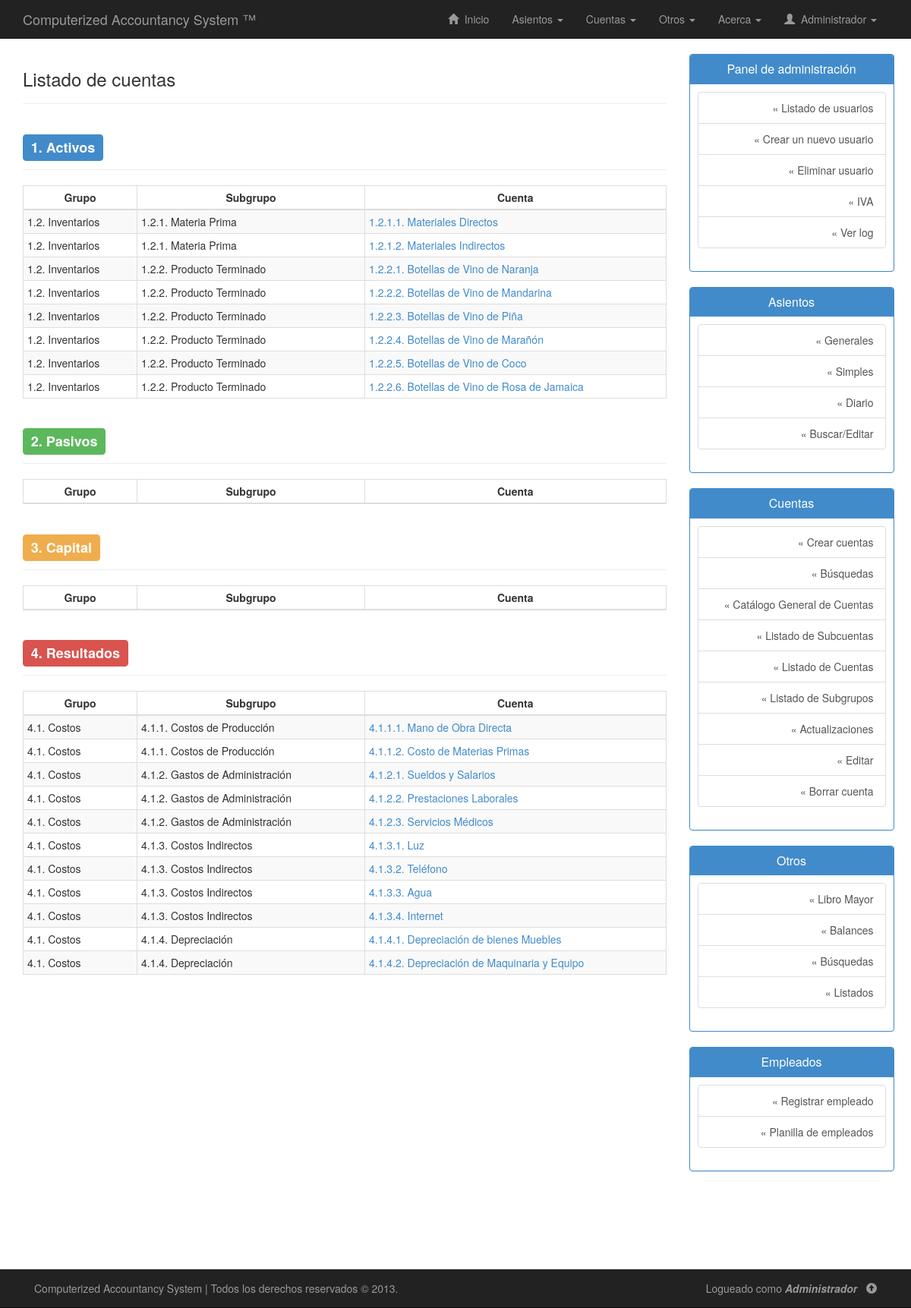
Before: /php/listar-cuentas.php (signed in) with the older database file.
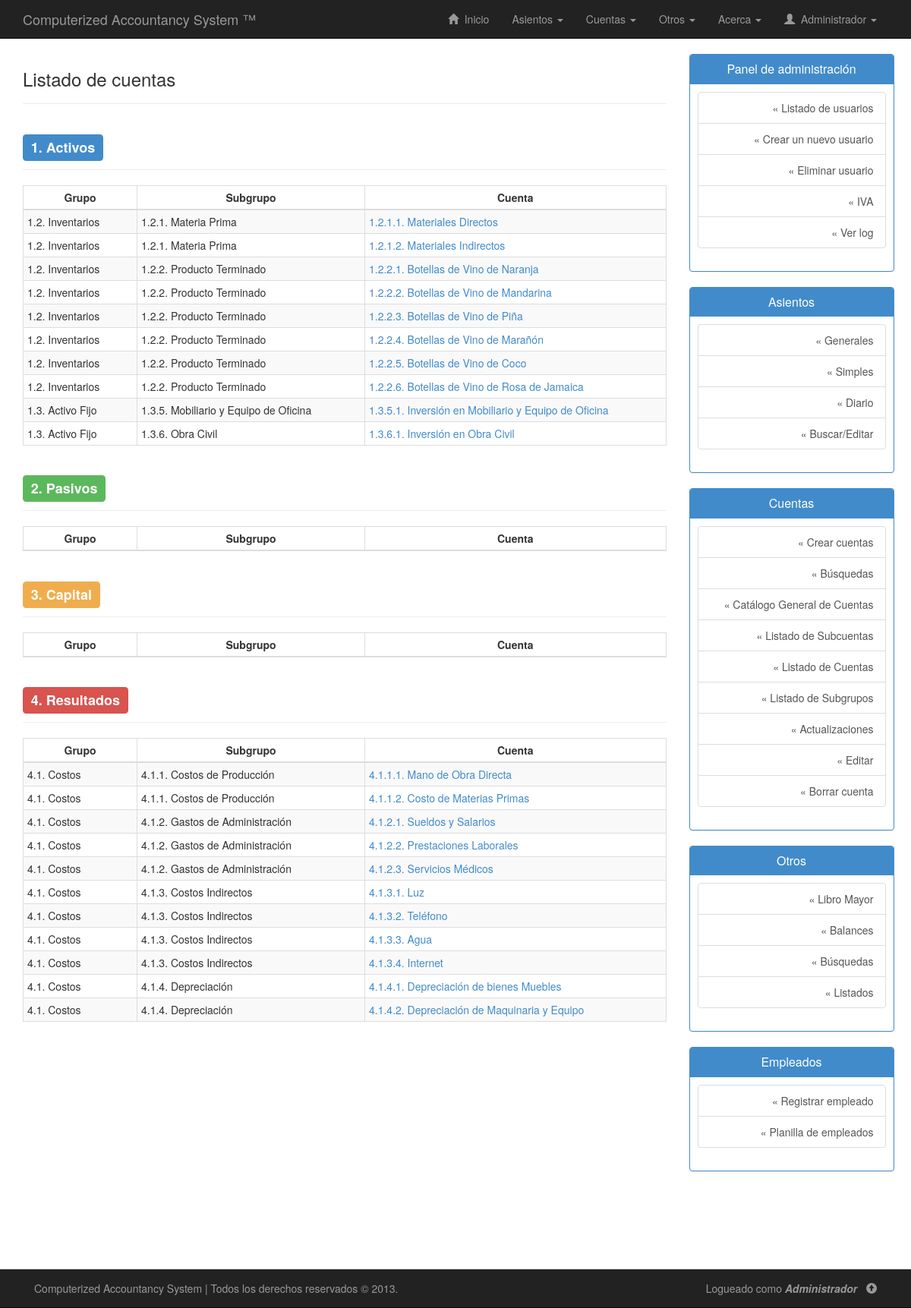
After: the same page with the newer database file.
### tables this page shows
CREATE TABLE IF NOT EXISTS `cuentas` (
  `codigo_cuenta` varchar(20) NOT NULL,
  `subgrupo` varchar(20) DEFAULT NULL,
  `nombre_cuenta` varchar(50) NOT NULL,
  `tiene_subcuenta` enum('Si','No') NOT NULL,
  `descripcion_cuenta` varchar(255) DEFAULT NULL,
  `saldo_debe` double NOT NULL,
  `saldo_haber` double NOT NULL,
  PRIMARY KEY (`codigo_cuenta`),
  KEY `subgrupo` (`subgrupo`)
);

### php/listar-cuentas.php (the view, shortened to what the changed rows need)
<!DOCTYPE html>
<html lang="es">
<head>
	<link rel="stylesheet" type="text/css" href="../css/bootstrap.min.css"/>
	<link rel="stylesheet" type="text/css" href="../css/estilos.css"/>
</head>
<body>
	<div class="container" id="contenido">
		<div class="row row-offcanvas row-offcanvas-right">
			<div class="col-xs-12 col-sm-9">
        		<div class="row">
        			<div class="col-lg-12">
        				<?php
        					$consulta = "SELECT d.codigo_cuenta as id,
        								CONCAT_WS('. ', b.`codigo_grupo`, b.`nombre_grupo`) AS Grupo,
        								CONCAT_WS('. ', c.`codigo_subgrupo`, c.`nombre_subgrupo`) AS Subgrupo,
        								CONCAT_WS('. ', d.`codigo_cuenta`, d.`nombre_cuenta`) AS Cuenta
        								FROM
        								clasificaciones a,
        								grupos b,
        								subgrupos c,
        								cuentas d
        								WHERE
        								d.`subgrupo`=c.`codigo_subgrupo` AND
        								c.`grupo`=b.`codigo_grupo` AND
        								b.`clasificacion`=a.`codigo_clasificacion` AND
        								a.`codigo_clasificacion`=1";
        					$ejecutar_consulta = $conexion->query($consulta);
        					echo "<div>";
							echo "<table class='table table-hover table-bordered table-striped  table-condensed table-responsive text-left'>";
                            echo "<thead>";
                            echo "<tr>";
                            echo "<th width='150px' class='text-center'>Grupo</th>";
                            echo "<th width='300px' class='text-center'>Subgrupo</th>";
                            echo "<th class='text-center'>Cuenta</th>";
                            echo "</tr>";
                            echo "</thead>";
                            echo "<tbody>";
                            while($registro = $ejecutar_consulta->fetch_assoc()){
                                $codigo_cuenta = $registro["id"];
                                echo "<tr>";
                                echo "<td>".utf8_encode($registro["Grupo"])."</td>";
                                echo "<td>".utf8_encode($registro["Subgrupo"])."</td>";
                                echo "<td><a href='detalle-cuenta.php?cuenta=$codigo_cuenta'>".utf8_encode($registro["Cuenta"])."</a></td>";
                                echo "</tr>";
                            }
                            echo "</tbody>";
                            echo "</table>";
                            echo "</div>";
        				?>
        			</div>
        		</div>
        		<div class="row">
                    <div class="col-lg-12">
                        <?php
                            echo "<div>";
                            echo "<table class='table table-hover table-bordered table-striped  table-condensed table-responsive text-left'>";
                            echo "<thead>";
                            echo "<tr>";
                            echo "<th width='150px' class='text-center'>Grupo</th>";
                            echo "<th width='300px' class='text-center'>Subgrupo</th>";
                            echo "<th class='text-center'>Cuenta</th>";
                            echo "</tr>";
                            echo "</thead>";
                            echo "</table>";
                            echo "</div>";
                        ?>
                    </div>
                </div>
        		<div class="row">
                    <div class="col-lg-12">
                        <?php
                            echo "<div>";
                            echo "<table class='table table-hover table-bordered table-striped  table-condensed table-responsive text-left'>";
                            echo "<thead>";
                            echo "<tr>";
                            echo "<th width='150px' class='text-center'>Grupo</th>";
                            echo "<th width='300px' class='text-center'>Subgrupo</th>";
                            echo "<th class='text-center'>Cuenta</th>";
                            echo "</tr>";
                            echo "</thead>";
                            echo "</table>";
                            echo "</div>";
                        ?>
                    </div>
                </div>
        		<div class="row">
                    <div class="col-lg-12">
                        <?php
                            $consulta = "SELECT d.codigo_cuenta as id,
                                        CONCAT_WS('. ', b.`codigo_grupo`, b.`nombre_grupo`) AS Grupo,
                                        CONCAT_WS('. ', c.`codigo_subgrupo`, c.`nombre_subgrupo`) AS Subgrupo,
                                        CONCAT_WS('. ', d.`codigo_cuenta`, d.`nombre_cuenta`) AS Cuenta
                                        FROM
                                        clasificaciones a,
                                        grupos b,
                                        subgrupos c,
                                        cuentas d
                                        WHERE
                                        d.`subgrupo`=c.`codigo_subgrupo` AND
                                        c.`grupo`=b.`codigo_grupo` AND
                                        b.`clasificacion`=a.`codigo_clasificacion` AND
                                        a.`codigo_clasificacion`=4";
                            $ejecutar_consulta = $conexion->query($consulta);
                            echo "<div>";
                            echo "<table class='table table-hover table-bordered table-striped  table-condensed table-responsive text-left'>";
                            echo "<thead>";
                            echo "<tr>";
                            echo "<th width='150px' class='text-center'>Grupo</th>";
                            echo "<th width='300px' class='text-center'>Subgrupo</th>";
                            echo "<th class='text-center'>Cuenta</th>";
                            echo "</tr>";
                            echo "</thead>";
                            echo "<tbody>";
                            while($registro = $ejecutar_consulta->fetch_assoc()){
                                $codigo_cuenta = $registro["id"];
                                echo "<tr>";
                                echo "<td>".utf8_encode($registro["Grupo"])."</td>";
                                echo "<td>".utf8_encode($registro["Subgrupo"])."</td>";
                                echo "<td><a href='detalle-cuenta.php?cuenta=$codigo_cuenta'>".utf8_encode($registro["Cuenta"])."</a></td>";
                                echo "</tr>";
                            }
                            echo "</tbody>";
                            echo "</table>";
                            echo "</div>";
                        ?>
                    </div>
                </div>
        	</div>
        </div>
    </div>
</body>
</html>

Changed rows visible on the page:
added cuentas: Grupo "1.3. Activo Fijo", Subgrupo "1.3.5. Mobiliario y Equipo de Oficina", Cuenta "1.3.5.1. Inversión en Mobiliario y Equipo de Oficina", shown under "1. Activos"
added cuentas: Grupo "1.3. Activo Fijo", Subgrupo "1.3.6. Obra Civil", Cuenta "1.3.6.1. Inversión en Obra Civil", shown under "1. Activos"
